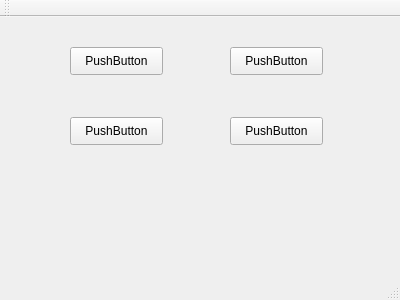
<?xml version="1.0" encoding="UTF-8"?>
<ui version="4.0">
 <class>MainWindow</class>
 <widget class="QMainWindow" name="MainWindow">
  <property name="geometry">
   <rect>
    <x>0</x>
    <y>0</y>
    <width>400</width>
    <height>300</height>
   </rect>
  </property>
  <property name="windowTitle">
   <string>MainWindow</string>
  </property>
  <widget class="QWidget" name="centralWidget">
   <widget class="ToggleButton" name="pushButton">
    <property name="geometry">
     <rect>
      <x>70</x>
      <y>100</y>
      <width>93</width>
      <height>28</height>
     </rect>
    </property>
    <property name="text">
     <string>PushButton</string>
    </property>
   </widget>
   <widget class="ToggleButton" name="pushButton_2">
    <property name="geometry">
     <rect>
      <x>230</x>
      <y>100</y>
      <width>93</width>
      <height>28</height>
     </rect>
    </property>
    <property name="text">
     <string>PushButton</string>
    </property>
   </widget>
   <widget class="ToggleButton" name="pushButton_3">
    <property name="geometry">
     <rect>
      <x>70</x>
      <y>30</y>
      <width>93</width>
      <height>28</height>
     </rect>
    </property>
    <property name="text">
     <string>PushButton</string>
    </property>
   </widget>
   <widget class="ToggleButton" name="pushButton_4">
    <property name="geometry">
     <rect>
      <x>230</x>
      <y>30</y>
      <width>93</width>
      <height>28</height>
     </rect>
    </property>
    <property name="text">
     <string>PushButton</string>
    </property>
   </widget>
  </widget>
  <widget class="QMenuBar" name="menuBar">
   <property name="geometry">
    <rect>
     <x>0</x>
     <y>0</y>
     <width>400</width>
     <height>26</height>
    </rect>
   </property>
  </widget>
  <widget class="QToolBar" name="mainToolBar">
   <attribute name="toolBarArea">
    <enum>TopToolBarArea</enum>
   </attribute>
   <attribute name="toolBarBreak">
    <bool>false</bool>
   </attribute>
  </widget>
  <widget class="QStatusBar" name="statusBar"/>
 </widget>
 <layoutdefault spacing="6" margin="11"/>
 <customwidgets>
  <customwidget>
   <class>ToggleButton</class>
   <extends>QPushButton</extends>
   <header>togglebutton.h</header>
  </customwidget>
 </customwidgets>
 <resources/>
 <connections/>
</ui>
